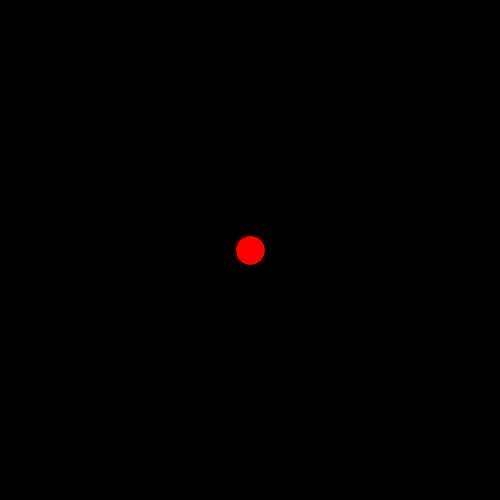
Frame 1 (no input)
Frame 60 (the mouse pressed at the canvas centre just before this capture): identical to frame 1, image omitted
Frame 120 (the mouse held since frame 60 and released just before this capture): identical to frame 1, image omitted

The Processing sketch that drew this single still picture (run headless with seeded random() and noise(); from frame 60 on, the mouse is pressed at the canvas centre):

// Processing sketch: condicionales_2
// ── condicionales_2.pde
int tam = 50;
color miColor;

void setup() {
  size(500, 500);
  miColor = color(255, 0, 0);
}

void draw() {
  background(0);

  if (mouseX>width/2) {
    miColor = color(0, 0, 255);
    tam = 100;
    if (mousePressed) {
      miColor = color(255, 255, 0);
    }
  } else {
    miColor = color(255, 0, 0);
    tam=30;
  }




  fill(miColor);
  circle(width/2, height/2, tam);
}
